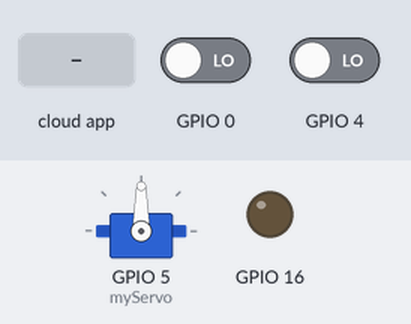
Recording of a sketch running on a simulated ESP8266 (NodeMCU). Parts: servo, output pins drawn as LEDs (lit = HIGH). Inputs (shaded band) come from the test bench; at power-on: GPIO 0 LOW, GPIO 4 LOW. WiFi joins after 1.5 s; servers stay silent unless stated; the Firebase database answers and starts empty; what the sketch prints to the serial monitor is not drawn.

Above: at 0.1 s.
At 2.7 s:
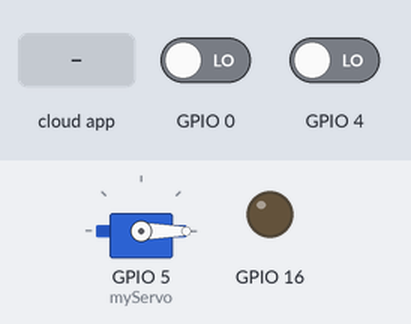
2.8 s: the phone or cloud app sets LED to ON
At 3.7 s:
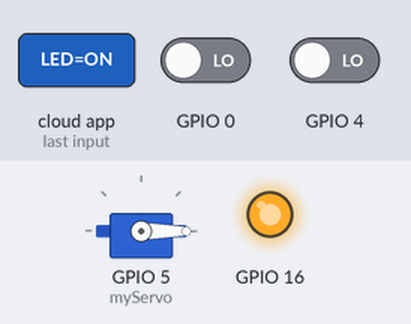
Timing chart, 0 to 5.8 s (numbered marks = the images above; inputs shaded):
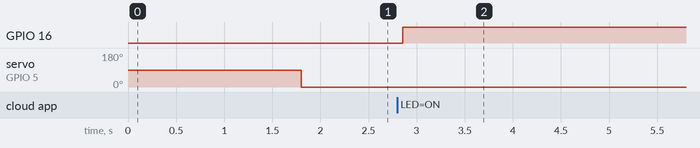

Measured:
- after the input at 2.8 s, GPIO 16: LOW → HIGH after 0.05 s

The sketch:

Summer_of_IoT.ino
```cpp
// (licence header left out)
// FirebaseDemo_ESP8266 is a sample that demo the different functions
// of the FirebaseArduino API.

#include <ESP8266WiFi.h>
#include <FirebaseArduino.h>
#include <Servo.h>

Servo myServo;

// Set these to run example.
#define FIREBASE_HOST "url.firebaseio.com"
#define FIREBASE_AUTH "auth"
#define WIFI_SSID "Your wifi name"
#define WIFI_PASSWORD "The password"

void setup() {

  pinMode(16, OUTPUT);
  pinMode(4, INPUT);
  pinMode(0, INPUT);
  myServo.attach(5);

  Serial.begin(9600);

  // connect to wifi.
  WiFi.begin(WIFI_SSID, WIFI_PASSWORD);
  Serial.print("connecting");
  while (WiFi.status() != WL_CONNECTED) {
    Serial.print(".");
    delay(500);
  }
  Serial.println();
  Serial.print("connected: ");
  Serial.println(WiFi.localIP());

  Firebase.begin(FIREBASE_HOST, FIREBASE_AUTH);
}

int n = 0;

void loop() {

  if (Firebase.getString("LED") == "ON") {
      digitalWrite(16, HIGH);
  } else {
    digitalWrite(16, LOW);
  }

  myServo.write(Firebase.getString("anguloServo").toInt());

  if (digitalRead(4)) {
    Firebase.setString("valorAgua", "Hay agua");
  } else {
    Firebase.setString("valorAgua", "No hay agua");
  }

  if (digitalRead(0)) {
    Firebase.setString("valorBoton", "Unpushed");
  } else {
    Firebase.setString("valorBoton", "Pushed");
  }

}
```
